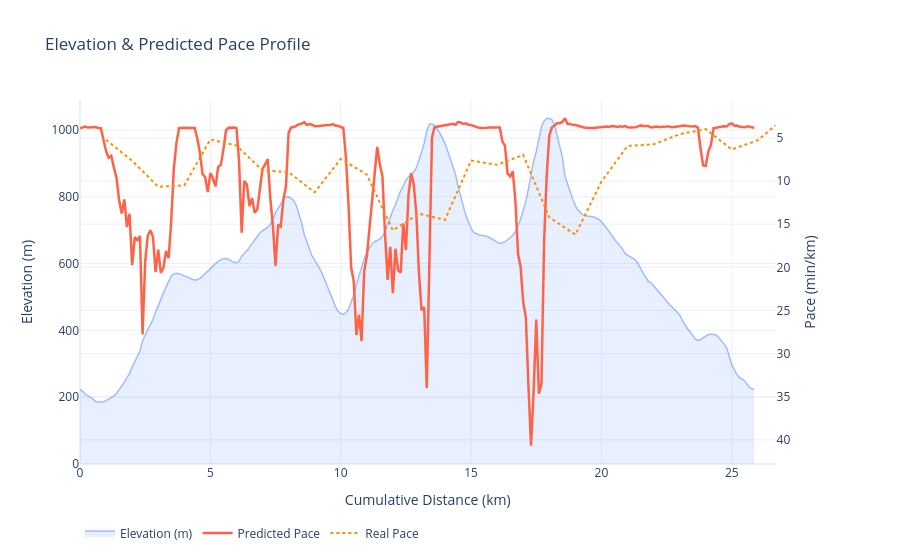

The cell this chart's notebook holds for it:
### Code cell
import plotly.graph_objects as go
import plotly.express as px
from plotly.subplots import make_subplots

fig = make_subplots(specs=[[{"secondary_y": True}]])

fig.add_trace(
    go.Scatter(
        x=splits["distance_km"], y=splits["elevation_m"],
        fill="tozeroy", fillcolor="rgba(100,150,255,0.15)",
        line=dict(color="rgba(100,150,255,0.6)", width=1.5),
        name="Elevation (m)",
        hovertemplate="%{y:.0f} m<extra></extra>",
    ),
    secondary_y=False,
)

splits["pace_fmt"]    = splits["predicted_pace"].apply(conv.min_to_chrono)

fig.add_trace(
    go.Scatter(
        x=splits["distance_km"], y=splits["predicted_pace"],
        line=dict(color="tomato", width=2.5),
        name="Predicted Pace",
        customdata=splits["pace_fmt"],
        hovertemplate="%{customdata} min/km<extra></extra>",
    ),
    secondary_y=True,
)
fig.add_trace(
    go.Scatter(
        x=df_temps_pierre["cum_dist"], y=df_temps_pierre["pace"],
        line=dict(color="darkorange", width=2, dash="dot"),
        name="Real Pace",
        # customdata=df_temps_pierre["fatigue_fmt"],
        # hovertemplate="%{customdata} min/km<extra></extra>",
    ),
    secondary_y=True,
)

fig.update_layout(
    title="Elevation & Predicted Pace Profile",
    xaxis_title="Cumulative Distance (km)",
    hovermode="x unified",
    template="plotly_white",
    legend=dict(orientation="h", y=-0.15),
)
fig.update_yaxes(title_text="Elevation (m)",    secondary_y=False)
fig.update_yaxes(title_text="Pace (min/km)",    secondary_y=True,  autorange="reversed")

fig.show()
# fig.write_html("data/chart_elevation_pace.html", include_plotlyjs="cdn", full_html=False)
# print("✅ Embeddable div saved → data/chart_elevation_pace.html")

### Figure 1 — Plotly figure (JSON) as saved in the notebook; plotly's stock layout.template omitted (floating-point values rounded to 4 significant figures; data arrays with more than 128 entries replaced by an {"elided": "..."} marker saying what was removed)
{"data": [{"fill": "tozeroy", "fillcolor": "rgba(100,150,255,0.15)", "hovertemplate": "%{y:.0f} m<extra></extra>", "line": {"color": "rgba(100,150,255,0.6)", "width": 1.5}, "name": "Elevation (m)", "type": "scatter", "x": {"elided": "260 float values"}, "xaxis": "x", "y": {"elided": "260 float values"}, "yaxis": "y"}, {"customdata": {"elided": "260 str values"}, "hovertemplate": "%{customdata} min/km<extra></extra>", "line": {"color": "tomato", "width": 2.5}, "name": "Predicted Pace", "type": "scatter", "x": {"elided": "260 float values"}, "xaxis": "x", "y": {"elided": "260 float values"}, "yaxis": "y2"}, {"line": {"color": "darkorange", "dash": "dot", "width": 2}, "name": "Real Pace", "type": "scatter", "x": [1.0, 2.0, 3.0, 4.0, 5.0, 6.0, 7.0, 8.0, 9.0, 10.0, 11.0, 12.0, 13.0, 14.0, 15.0, 16.0, 17.0, 18.0, 19.0, 20.0, 21.0, 22.0, 23.0, 24.0, 25.0, 26.0, 26.68], "xaxis": "x", "y": [5.217, 7.65, 10.67, 10.5, 5.183, 5.883, 8.767, 8.967, 11.32, 7.433, 9.25, 15.72, 13.78, 14.5, 7.633, 8.117, 6.967, 14.2, 16.22, 10.07, 5.933, 5.75, 4.567, 3.983, 6.35, 5.267, 3.55], "yaxis": "y2"}], "layout": {"hovermode": "x unified", "legend": {"orientation": "h", "y": -0.15}, "title": {"text": "Elevation & Predicted Pace Profile"}, "xaxis": {"anchor": "y", "domain": [0, 0.94], "title": {"text": "Cumulative Distance (km)"}}, "yaxis": {"anchor": "x", "domain": [0, 1], "title": {"text": "Elevation (m)"}}, "yaxis2": {"anchor": "x", "autorange": "reversed", "overlaying": "y", "side": "right", "title": {"text": "Pace (min/km)"}}}}
